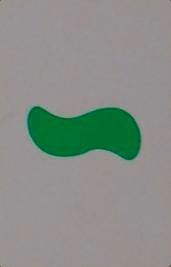
#> input picture app/src/androidTest/assets/chips/cards/ONE_GREEN_SOLID_SQUIGGLE_1.jpg, 171 x 267 px
$ python -i chip_sampler.py   (imports and definitions only)
#> lines starting #> are read from the running program, lines starting #| are printed output that depends on the picture
import cv2
import numpy as np
import os
import shutil
from pathlib import Path

def get_image_signature(img):
    """Computes a signature for the image based on color histograms and a thumbnail."""
    # 1. Color signature (HSV histogram)
    hsv = cv2.cvtColor(img, cv2.COLOR_BGR2HSV)
    hist = cv2.calcHist([hsv], [0, 1], None, [12, 8], [0, 180, 0, 256])
    cv2.normalize(hist, hist)

    # 2. Structural signature (Tiny thumbnail)
    gray = cv2.cvtColor(img, cv2.COLOR_BGR2GRAY)
    thumb = cv2.resize(gray, (16, 16), interpolation=cv2.INTER_AREA)

    return hist.flatten(), thumb.flatten()

# [62 lines left out: functions compare_signatures, sample_chips, not called in this run]

# [2 lines not run here, left out]

>>> import cv2
>>> picture = cv2.imread('../../app/src/androidTest/assets/chips/cards/ONE_GREEN_SOLID_SQUIGGLE_1.jpg')
#> picture is the input picture: shape (267, 171, 3); mean B, G, R 135.9, 141.9, 135.6
>>> result = get_image_signature(picture)
#> in get_image_signature, `hsv = cv2.cvtColor(img, cv2.COLOR_BGR2HSV)`: hsv: shape (267, 171, 3); mean H, S, V 105.2, 35.4, 146.9
#> in get_image_signature, `gray = cv2.cvtColor(img, cv2.COLOR_BGR2GRAY)`:
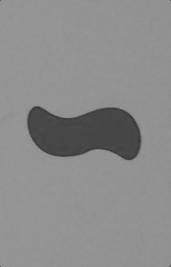
#> gray: shape (267, 171); min 51, max 158, mean 139.2
